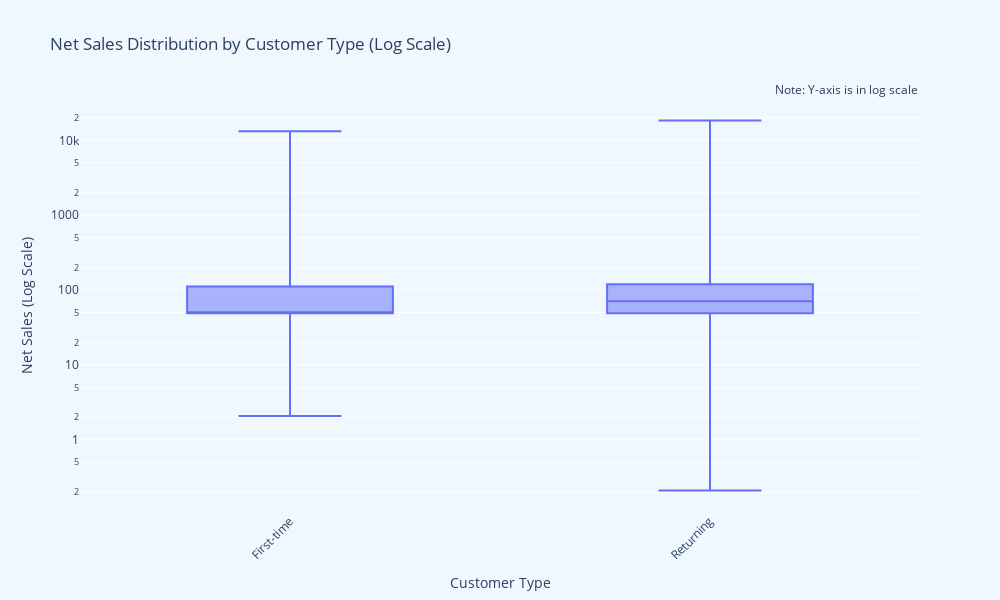

Here is the notebook cell this chart was saved with:
### Code cell
import plotly.express as px

fig = px.box(df, x='customer_type', y='net_sales', 
             title='Net Sales Distribution by Customer Type (Log Scale)',
             labels={'customer_type': 'Customer Type', 'net_sales': 'Net Sales (Log Scale)'},
             height=600, width=1000,
             points=False,
             log_y=True)  # Add log scale for y-axis

fig.update_layout(
    xaxis_tickangle=-45,
    plot_bgcolor='aliceblue',
    paper_bgcolor='aliceblue',
    yaxis_type="log"  # Ensure y-axis is in log scale
)

# Add a note about log scale
fig.add_annotation(
    x=1, y=1.05, xref="paper", yref="paper",
    text="Note: Y-axis is in log scale",
    showarrow=False,
    font=dict(size=12),
    align="right"
)

fig.show()

### Figure 1 — Plotly figure (JSON) as saved in the notebook; plotly's stock layout.template omitted (floating-point values rounded to 4 significant figures; data arrays with more than 128 entries replaced by an {"elided": "..."} marker saying what was removed)
{"data": [{"alignmentgroup": "True", "boxpoints": false, "hovertemplate": "Customer Type=%{x}<br>Net Sales (Log Scale)=%{y}<extra></extra>", "legendgroup": "", "marker": {"color": "#636efa"}, "name": "", "notched": false, "offsetgroup": "", "orientation": "v", "showlegend": false, "type": "box", "x": {"elided": "7072 str values"}, "x0": " ", "xaxis": "x", "y": {"elided": "7072 float values"}, "y0": " ", "yaxis": "y"}], "layout": {"annotations": [{"align": "right", "font": {"size": 12}, "showarrow": false, "text": "Note: Y-axis is in log scale", "x": 1, "xref": "paper", "y": 1.05, "yref": "paper"}], "boxmode": "group", "height": 600, "legend": {"tracegroupgap": 0}, "paper_bgcolor": "aliceblue", "plot_bgcolor": "aliceblue", "title": {"text": "Net Sales Distribution by Customer Type (Log Scale)"}, "width": 1000, "xaxis": {"anchor": "y", "domain": [0, 1], "tickangle": -45, "title": {"text": "Customer Type"}}, "yaxis": {"anchor": "x", "domain": [0, 1], "title": {"text": "Net Sales (Log Scale)"}, "type": "log"}}}
